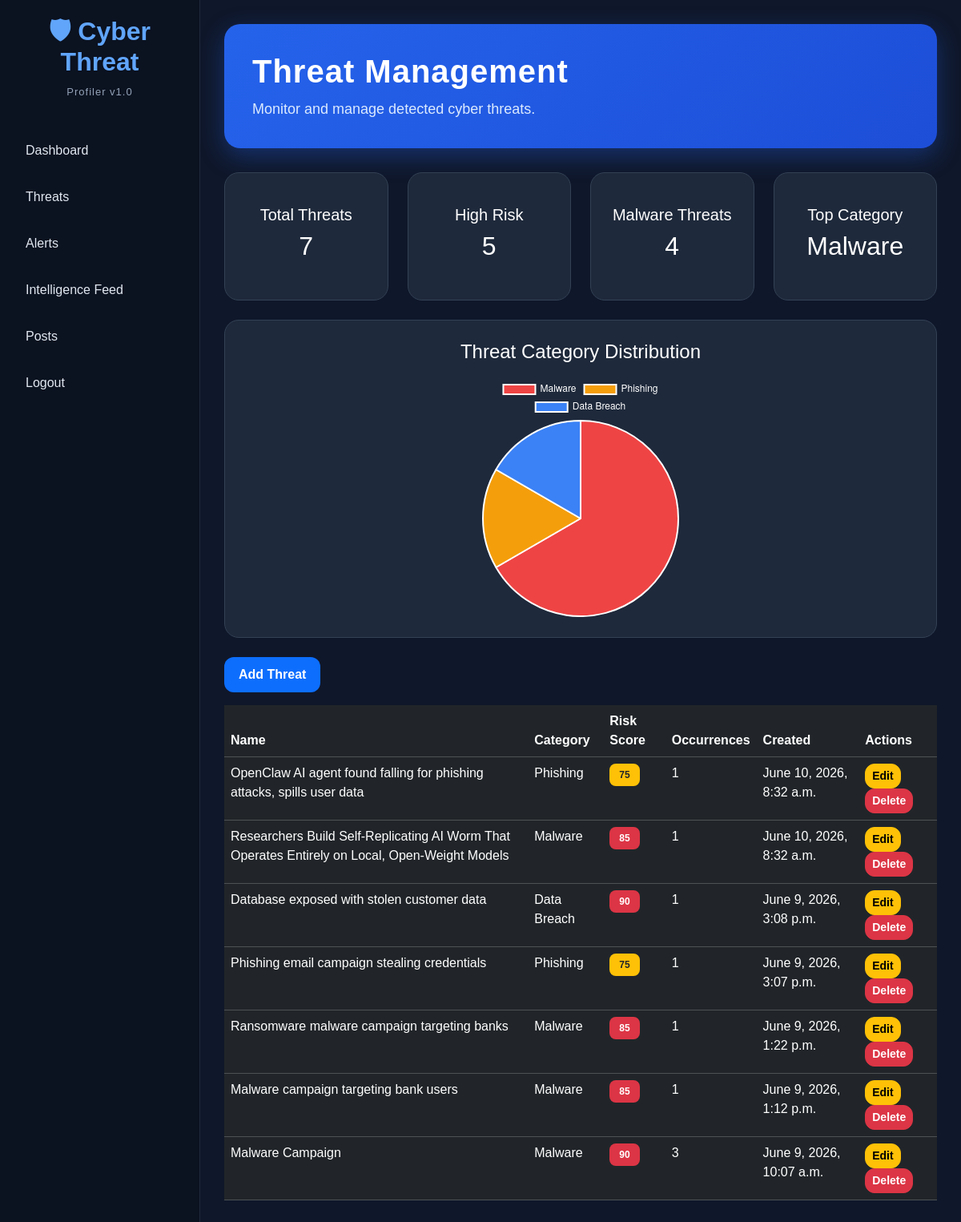
The app's page /threats/, older data.
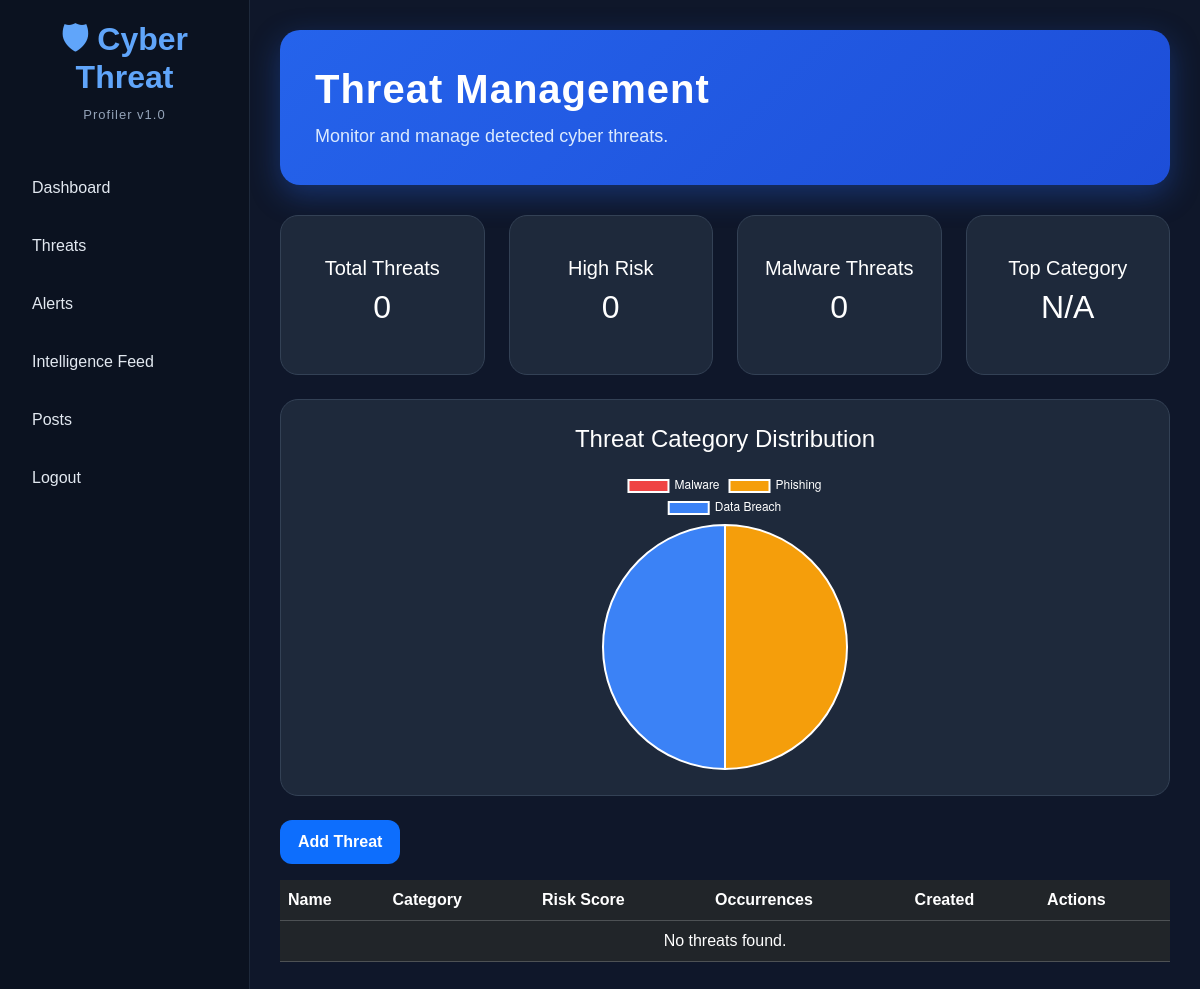
The same page, newer data.
### nlp_engine/models.py (models this page shows, shortened)
class Threat(models.Model):
    threat_name = models.CharField(
        max_length=200
    )
    category = models.CharField(
        max_length=100
    )
    risk_score = models.IntegerField(
        default=0
    )
    occurrence_count = models.IntegerField(
        default=1
    )
    created_at = models.DateTimeField(
        auto_now_add=True
    )

### nlp_engine/views.py (the view)
# urls.py: path('', views.threat_list, name='threats'),
def threat_list(request):
    threats = Threat.objects.all().order_by(
        '-created_at'
    )
    total_threats = Threat.objects.count()
    high_risk_count = Threat.objects.filter(
        risk_score__gte=80
    ).count()
    malware_count = Threat.objects.filter(
        category='Malware'
    ).count()
    top_category = "N/A"
    category_list = []
    for threat in threats:
        category_list.append(
            threat.category
        )
    category_counter = Counter(
        category_list
    )
    chart_labels = list(
        category_counter.keys()
    )
    chart_counts = list(
        category_counter.values()
    )
    if category_counter:
        top_category = max(
            category_counter,
            key=category_counter.get
        )
    return render(
        request,
        'threats.html',
        {
            'threats': threats,
            'total_threats': total_threats,
            'high_risk_count': high_risk_count,
            'malware_count': malware_count,
            'top_category': top_category,
            'chart_labels': chart_labels,
            'chart_counts': chart_counts
        }
    )

### templates/threats.html
{% extends 'base.html' %}
{% block content %}
<div class="hero-banner">
    <h1>
        Threat Management
    </h1>
    <p>
        Monitor and manage detected cyber threats.
    </p>
</div>
<div class="row mb-4">
    <div class="col-md-3">
        <div class="card-box text-center">
            <h5>Total Threats</h5>
            <h2>{{ total_threats }}</h2>
        </div>
    </div>
    <div class="col-md-3">
        <div class="card-box text-center">
            <h5>High Risk</h5>
            <h2>{{ high_risk_count }}</h2>
        </div>
    </div>
    <div class="col-md-3">
        <div class="card-box text-center">
            <h5>Malware Threats</h5>
            <h2>{{ malware_count }}</h2>
        </div>
    </div>
    <div class="col-md-3">
        <div class="card-box text-center">
            <h5>Top Category</h5>
            <h2>{{ top_category }}</h2>
        </div>
    </div>
</div>
<div class="card-box mb-4">
    <h4 class="mb-3 text-center">
        Threat Category Distribution
    </h4>
    <div style="max-width:500px; margin:auto;">
        <canvas id="categoryChart"></canvas>
    </div>
</div>
<a href="/threats/add/"
   class="btn btn-primary mb-3">
    Add Threat
</a>
<table class="table table-dark">
    <thead>
        <tr>
            <th>Name</th>
            <th>Category</th>
            <th>Risk Score</th>
            <th>Occurrences</th>
            <th>Created</th>
            <th>Actions</th>
        </tr>
    </thead>
    <tbody>
        {% for threat in threats %}
        <tr>
            <td>{{ threat.threat_name }}</td>
            <td>{{ threat.category }}</td>
            <td>
                {% if threat.risk_score >= 80 %}
                    <span class="badge bg-danger">
                        {{ threat.risk_score }}
                    </span>
                {% elif threat.risk_score >= 60 %}
                    <span class="badge bg-warning text-dark">
                        {{ threat.risk_score }}
                    </span>
                {% else %}
                    <span class="badge bg-success">
                        {{ threat.risk_score }}
                    </span>
                {% endif %}
            </td>
            <td>
                {{ threat.occurrence_count }}
            </td>
            <td>
                {{ threat.created_at }}
            </td>
            <td>
                <a href="/threats/edit/{{ threat.id }}/"
                   class="btn btn-warning btn-sm">
                    Edit
                </a>
                <a href="/threats/delete/{{ threat.id }}/"
                   class="btn btn-danger btn-sm">
                    Delete
                </a>
            </td>
        </tr>
        {% empty %}
        <tr>
            <td colspan="6" class="text-center">
                No threats found.
            </td>
        </tr>
        {% endfor %}
    </tbody>
</table>
<script>
document.addEventListener('DOMContentLoaded', function() {
    const ctx = document.getElementById('categoryChart');
    if (ctx) {
        new Chart(ctx, {
            type: 'pie',
            data: {
                labels: [
                    'Malware',
                    'Phishing',
                    'Data Breach'
                ],
                datasets: [{
                    label: 'Threat Categories',
                    data: [
                        {{ malware_count }},
                        1,
                        1
                    ],
                    backgroundColor: [
                        '#ef4444',
                        '#f59e0b',
                        '#3b82f6'
                    ]
                }]
            },
            options: {
                responsive: true,
                plugins: {
                    legend: {
                        labels: {
                            color: 'white'
                        }
                    }
                }
            }
        });
    }
});
</script>
{% endblock %}

Row changes from the older to the newer data that the page shows:
removed Threat: category "Malware", threat_name "Researchers Build Self-Replicating AI Worm That Operates Entirely on Local, Open-Weight Models", risk_score "85", occurrence_count "1", created_at "June 10, 2026, 8:32 a.m."
removed Threat: threat_name "OpenClaw AI agent found falling for phishing attacks, spills user data", category "Phishing", risk_score "75", occurrence_count "1", created_at "June 10, 2026, 8:32 a.m."
removed Threat: threat_name "Database exposed with stolen customer data", category "Data Breach", risk_score "90", occurrence_count "1", created_at "June 9, 2026, 3:08 p.m."
removed Threat: threat_name "Phishing email campaign stealing credentials", category "Phishing", risk_score "75", occurrence_count "1", created_at "June 9, 2026, 3:07 p.m."
removed Threat: threat_name "Ransomware malware campaign targeting banks", category "Malware", risk_score "85", occurrence_count "1", created_at "June 9, 2026, 1:22 p.m."
removed Threat: threat_name "Malware campaign targeting bank users", category "Malware", risk_score "85", occurrence_count "1", created_at "June 9, 2026, 1:12 p.m."
removed Threat: threat_name "Malware Campaign", category "Malware", risk_score "90", occurrence_count "3", created_at "June 9, 2026, 10:07 a.m."
Text that changed along with them:
{{ total_threats }}: "7" → "0"
{{ high_risk_count }}: "5" → "0"
{{ malware_count }}: "4" → "0"
{{ top_category }}: (not shown) → "N/A"
chart data {{ malware_count }}: 4 → 0
text now shown: "No threats found."
